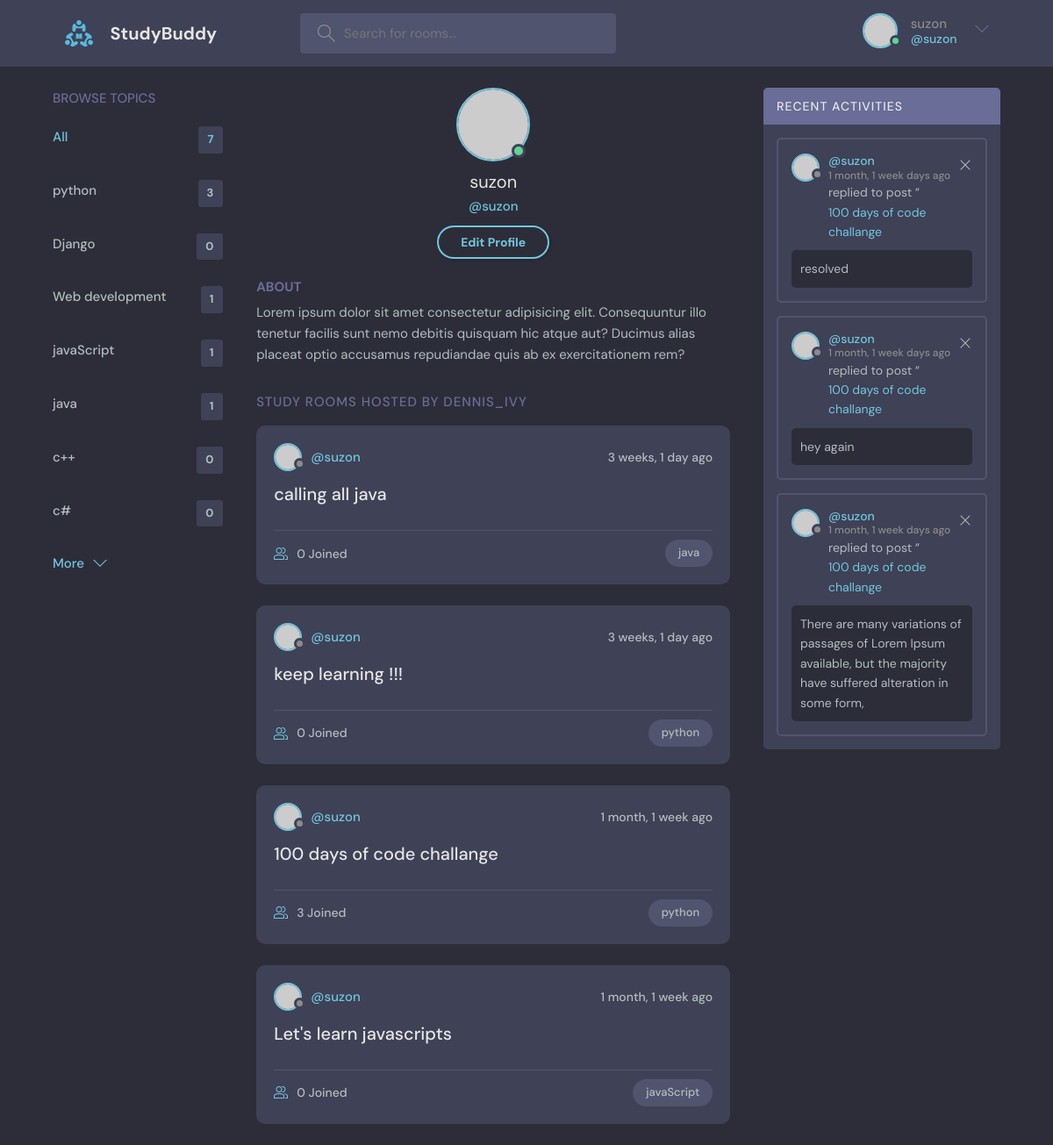
/profile/1/ (signed in), run on the app's committed database.
### base/models.py (models this page shows, shortened)
class Topic(models.Model):
    name = models.CharField(max_length=200)

class Room(models.Model):
    host = models.ForeignKey(User, on_delete=models.SET_NULL, null=True)
    topic = models.ForeignKey(Topic, on_delete=models.SET_NULL, null=True)
    name = models.CharField(max_length=200)
    description = models.TextField(null=True, blank=True)
    participants = models.ManyToManyField(User, related_name='participants', blank=True)
    updated = models.DateTimeField(auto_now=True)
    created = models.DateTimeField(auto_now_add=True)
    class Meta:
        ordering = ['-updated', '-created']
    def __str__(self):
        return self.name

class Message(models.Model):
    user = models.ForeignKey(User, on_delete=models.CASCADE)
    room = models.ForeignKey(Room, on_delete=models.CASCADE)
    body = models.TextField()
    updated = models.DateTimeField(auto_now=True)
    created = models.DateTimeField(auto_now_add=True)
    class Meta:
        ordering = ['-updated', '-created']

### base/views.py (the view)
# urls.py: path('profile/<str:pk>/', views.userProfile, name="user-profile"),
def userProfile(request, pk):
    user = User.objects.get(id=pk)
    rooms = user.room_set.all()
    room_messages = user.message_set.all()
    topics = Topic.objects.all()
    context = {'user': user, 'rooms': rooms,
               'room_messages': room_messages, 'topics': topics}
    return render(request, 'base/profile.html', context)

### base/templates/base/profile.html
{% extends 'main.html' %}
{% block content %}
  <main class="profile-page layout layout--3">
    <div class="container">
      {% include 'base/topics_component.html' %}
      <div class="roomList">
        <div class="profile">
          <div class="profile__avatar">
            <div class="avatar avatar--large active">
              <img src="https://randomuser.me/api/portraits/men/11.jpg" />
            </div>
          </div>
          <div class="profile__info">
            <h3>{{ user.username }}</h3>
            <p>@{{ user.username }}</p>
            {% if request.user == user %}
            <a href="{% url 'update-user' %}" class="btn btn--main btn--pill">Edit Profile</a>
            {% endif %}
          </div>
          <div class="profile__about">
            <h3>About</h3>
            <p>
              Lorem ipsum dolor sit amet consectetur adipisicing elit. Consequuntur illo tenetur
              facilis sunt nemo debitis quisquam hic atque aut? Ducimus alias placeat optio
              accusamus repudiandae quis ab ex exercitationem rem?
            </p>
          </div>
        </div>
        <div class="roomList__header">
          <div>
            <h2>Study Rooms Hosted by dennis_ivy</a>
            </h2>
          </div>
        </div>
        {% include 'base/feed_component.html' %}
      </div>
      {% include 'base/activity_component.html' %}
    </div>
  </main>
{% endblock content %}

### templates/navbar.html (shortened to what this page needs)
{% load static %}
<header class="header header--loggedIn">
    <div class="container">
      <a href="{% url 'home' %}" class="header__logo">
        <img src="{% static 'images/logo.svg' %}"/>
        <h1>StudyBuddy</h1>
      </a>
      <form class="header__search" method="GET" action="{% url 'home' %}">
        <label>
          <input name="q" placeholder="Search for rooms..." />
        </label>
      </form>
      <nav class="header__menu">
        {% if request.user.is_authenticated %}
        <div class="header__user">
          <a href="{% url 'update-user' %}" >
            <div class="avatar avatar--medium active">
              <img src="https://randomuser.me/api/portraits/men/37.jpg" />
            </div>
            <p>{{ request.user.username }}<span>@{{ request.user.username }}</span></p>
          </a>
          <button class="dropdown-button">
            <svg version="1.1" xmlns="http://www.w3.org/2000/svg" width="32" height="32" viewBox="0 0 32 32">
              <title>chevron-down</title>
              <path d="M16 21l-13-13h-3l16 16 16-16h-3l-13 13z"></path>
            </svg>
          </button>
        </div>
        {% else %}
        <a href="{% url 'login' %}">
          <img src="{% static 'images/avatar.svg' %}"/>
          <p>Login</p>
        </a>
        {% endif %}
      </nav>
    </div>
</header>

### base/templates/base/topics_component.html
<div class="topics">
    <div class="topics__header">
      <h2>Browse Topics</h2>
    </div>
    <ul class="topics__list">
      <li>
        <a href="{% url 'home' %}" class="active">All <span>{{ topics.count }}</span></a>
      </li>
      {% for topic in topics %}
      <li>
        <a href="{% url 'home' %}?q={{topic.name}}">{{ topic.name }} <span>{{ topic.room_set.all.count }}</span></a>
      </li>
      {% endfor %}
    </ul>
    <a class="btn btn--link" href="topics.html">
      More
      <svg version="1.1" xmlns="http://www.w3.org/2000/svg" width="32" height="32" viewBox="0 0 32 32">
        <title>chevron-down</title>
        <path d="M16 21l-13-13h-3l16 16 16-16h-3l-13 13z"></path>
      </svg>
    </a>
  </div>

### base/templates/base/feed_component.html (shortened to what this page needs)
{% for room in rooms %}
<div class="roomListRoom">
    <div class="roomListRoom__header">
      <a href="{% url 'user-profile' room.host.id %}" class="roomListRoom__author">
        <div class="avatar avatar--small">
          <img src="https://randomuser.me/api/portraits/women/11.jpg" />
        </div>
        <span>@{{ room.host.username }}</span>
      </a>
      <div class="roomListRoom__actions">
        <span>{{ room.created|timesince }} ago</span>
      </div>
    </div>
    <div class="roomListRoom__content">
      <a href="{% url 'room' room.id %}">{{ room.name }}</a>
    </div>
    <div class="roomListRoom__meta">
      <a href="{% url 'room' room.id %}" class="roomListRoom__joined">
        {{ room.participants.all.count }} Joined
      </a>
      <p class="roomListRoom__topic">{{ room.topic.name }}</p>
    </div>
</div>
{% endfor %}

### base/templates/base/activity_component.html
<div class="activities">
    <div class="activities__header">
      <h2>Recent Activities</h2>
    </div>
    {% for message in room_messages %}
    <div class="activities__box">
      <div class="activities__boxHeader roomListRoom__header">
        <a href="{% url 'user-profile' message.user.id %}" class="roomListRoom__author">
          <div class="avatar avatar--small">
            <img src="https://randomuser.me/api/portraits/women/11.jpg" />
          </div>
          <p>
            @{{ message.user }}
            <span>{{ message.created|timesince }} days ago</span>
          </p>
        </a>
        {% if request.user == message.user %}
        <div class="roomListRoom__actions">
          <a href="{% url 'delete-message'  message.id %}">
            <svg version="1.1" xmlns="http://www.w3.org/2000/svg" width="32" height="32" viewBox="0 0 32 32">
              <title>remove</title>
              <path
                d="M27.314 6.019l-1.333-1.333-9.98 9.981-9.981-9.981-1.333 1.333 9.981 9.981-9.981 9.98 1.333 1.333 9.981-9.98 9.98 9.98 1.333-1.333-9.98-9.98 9.98-9.981z"
              ></path>
            </svg>
          </a>
        </div>
        {% endif %}
      </div>
      <div class="activities__boxContent">
        <p>replied to post “<a href="{% url 'room' message.room.id %}">{{ message.room }}</a></p>
        <div class="activities__boxRoomContent">
            {{ message.body }}
        </div>
      </div>
    </div>
    {% endfor %}
  </div>

### data on the page
Topic: name "python", room_set.all.count "3"
Topic: name "Django", room_set.all.count "0"
Topic: name "Web development", room_set.all.count "1"
Topic: name "javaScript", room_set.all.count "1"
Topic: name "java", room_set.all.count "1"
Topic: name "c++", room_set.all.count "0"
Topic: name "c#", room_set.all.count "0"
Room: host.username "suzon", created "3 weeks, 1 day", name "calling all java", participants.all.count "0", topic.name "java"
Room: host.username "suzon", created "3 weeks, 1 day", name "keep learning !!!", participants.all.count "0", topic.name "python"
Room: host.username "suzon", created "1 month, 1 week", name "100 days of code challange", participants.all.count "3", topic.name "python"
Room: host.username "suzon", created "1 month, 1 week", name "Let's learn javascripts", participants.all.count "0", topic.name "javaScript"
Message: user "suzon", created "1 month, 1 week", room "100 days of code challange", body "resolved"
Message: user "suzon", created "1 month, 1 week", room "100 days of code challange", body "hey again"
Message: user "suzon", created "1 month, 1 week", room "100 days of code challange", body "There are many variations of passages of Lorem Ipsum available, but the majority have suffered alteration in some form,"

### other printed values
{{ request.user.username }} "suzon"
{{ topics.count }} "7"
{{ user.username }} "suzon"
